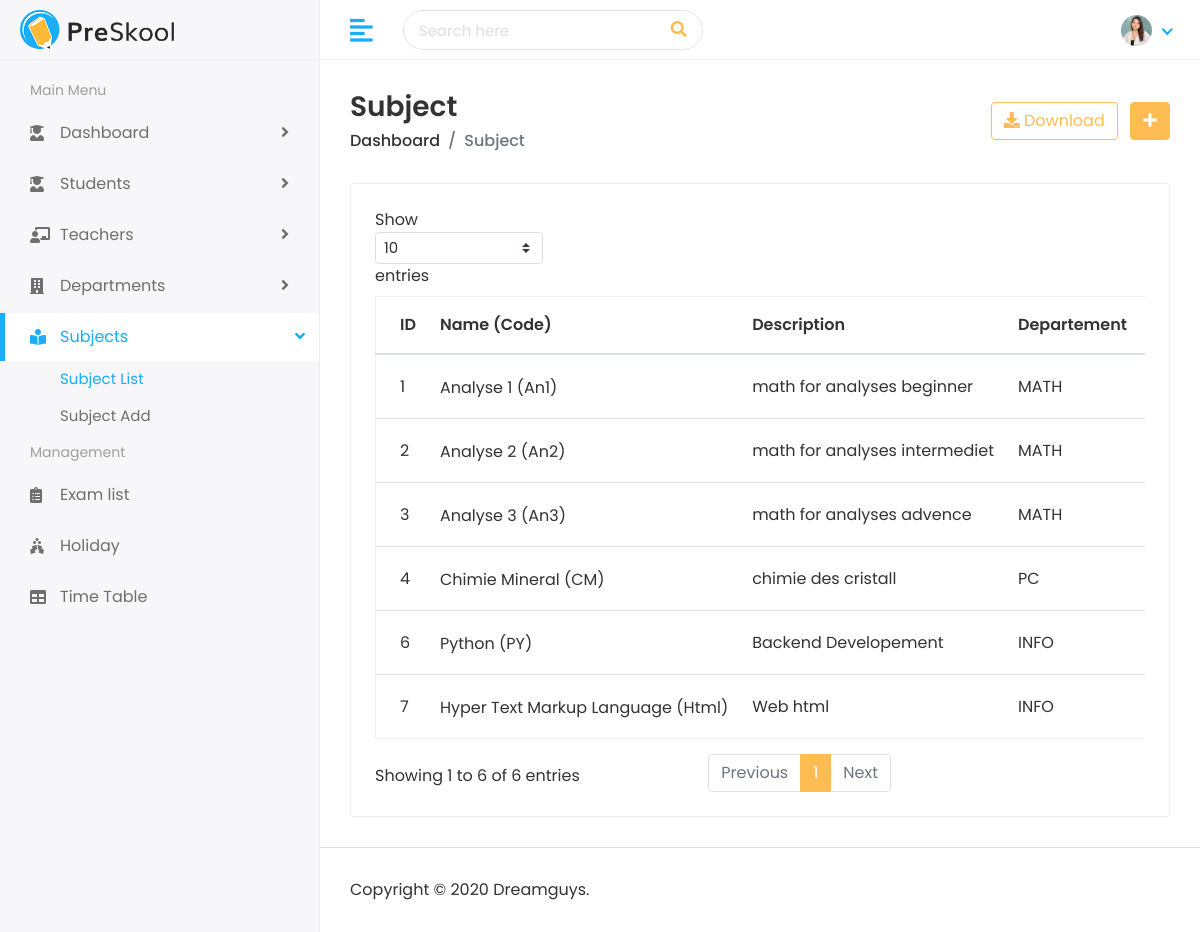
The page /subject/subjects/ (signed in) on the database its author committed.
### subject/models.py (models this page shows, shortened)
class Subject(models.Model):
    name = models.CharField(max_length=150)
    code = models.CharField(max_length=10, unique=True)
    description = models.TextField(blank=True, null=True)
    departement = models.ForeignKey(
        Departement,
        on_delete=models.CASCADE,
        related_name='subjects',
    )

### departement/models.py (models this page shows, shortened)
class Departement(models.Model):
    name = models.CharField(max_length=150, unique=True)
    code = models.CharField(max_length=10, unique=True)
    description = models.TextField(blank=True, null=True)
    created_at = models.DateField(auto_now_add=True)

### subject/views.py (the view)
# urls.py: path('subjects/', views.subject_list, name="subject_list"),
@login_required
def subject_list(request):
    subjects_list = Subject.objects.all()
    context = {'subjects_list' : subjects_list}
    return render(request, 'subject/subjects.html', context)

### templates/subject/subjects.html (shortened to what this page needs)
{% extends 'Home/base.html' %}
{% load static %}
{% block body %}
         <div class="page-wrapper">
            <div class="content container-fluid">
               <div class="page-header">
                  <div class="row align-items-center">
                     <div class="col">
                        <h3 class="page-title">Subject</h3>
                        <ul class="breadcrumb">
                           <li class="breadcrumb-item"><a href="{% url 'dashboard' %}">Dashboard</a></li>
                           <li class="breadcrumb-item active">Subject</li>
                        </ul>
                     </div>
                     <div class="col-auto text-right float-right ml-auto">
                        <a href="#" class="btn btn-outline-primary mr-2"><i class="fas fa-download"></i> Download</a>
                        {% if request.user.is_admin %}
                        <a href="{% url 'add_subject' %}" class="btn btn-primary"><i class="fas fa-plus"></i></a>
                        {% endif %}
                     </div>
                  </div>
               </div>
               <div class="row">
                  <div class="col-sm-12">
                     <div class="card card-table">
                        <div class="card-body">
                           <div class="table-responsive">
                              <table class="table table-hover table-center mb-0 datatable">
                                 <thead>
                                    <tr>
                                       <th>ID</th>
                                       <th>Name (Code)</th>
                                       <th>Description</th>
                                       <th>Departement</th>
                                       {% if request.user.is_admin %}
                                       <th class="text-right">Action</th>
                                       {% endif %}
                                    </tr>
                                 </thead>
                                 <tbody>
                                    {% for subject in subjects_list %}
                                    {% if subject.departement.name == request.user.teacher.departement.name or subject.departement.name == request.user.student.departement.name or request.user.is_admin %}
                                    <tr>
                                       <td>{{ subject.id }}</td>
                                       <td>
                                          <h2 class="table-avatar">
                                           {{ subject.name }} ({{ subject.code}})
                                          </h2>
                                       </td>
                                       <td>{{ subject.description }}</td>
                                       <td>{{ subject.departement.code }}</td>
                                       <td class="text-right">
                                       </td>
                                    </tr>
                                    {% endif %}
                                    {% endfor %}
                                 </tbody>
                              </table>
                           </div>
                        </div>
                     </div>
                  </div>
               </div>
            </div>
            <footer>
               <p>Copyright © 2020 Dreamguys.</p>
            </footer>
         </div>
      </div>
   </body>
</html>
{% endblock %}

### static/assets/css/style.css (style rules this page uses)
html { height: 100%; }
body { background-color: #fff; color: #333; font-family: 'Poppins', sans-serif; font-size: 1rem; height: 100%; line-height: 1.5; overflow-x: hidden; }
h1, h2, h3, h4, h5, h6 { font-family: 'Poppins', sans-serif; margin-top: 0; }
a { color: #009ce7; }
input, button, a { transition: all 0.4s ease; -moz-transition: all 0.4s ease; -o-transition: all 0.4s ease; -ms-transition: all 0.4s ease; -webkit-transition: all 0.4s ease; }
ul, ol { padding: 0px; list-style: none; }
.table { color: #333; max-width: 100%; margin-bottom: 0; width: 100%; }
.table.dataTable { border-collapse: collapse !important; border: 1px solid rgba(0, 0, 0, 0.05); }
table.table td h2 { display: inline-block; font-size: inherit; font-weight: 400; margin: 0; padding: 0; vertical-align: middle; }
table.table td h2.table-avatar { align-items: center; display: inline-flex; font-size: inherit; font-weight: 400; margin: 0; padding: 0; vertical-align: middle; white-space: nowrap; }
.table thead tr th { font-weight: 600; }
.table tbody tr { border-bottom: 1px solid rgba(0, 0, 0, 0.05); }
.table.table-center td, .table.table-center th { vertical-align: middle; }
.card-table .card-body .table > thead > tr > th { border-top: 0; }
.card-table .card-body .table tr td:first-child, .card-table .card-body .table tr th:first-child { padding-left: 1.5rem; }
.card-table .card-body .table tr td:last-child, .card-table .card-body .table tr th:last-child { padding-right: 1.5rem; }
.card-table .table td, .card-table .table th { border-top: 1px solid #e2e5e8; padding: 1rem 0.75rem; white-space: nowrap; }
.btn-primary { background-color: #FFBC53; border: 1px solid #FFBC53; }
.btn-outline-primary { color: #FFBC53; border-color: #FFBC53; }
.card { border: 1px solid #ececf5; box-shadow: 0 1px 3px 0 rgba(0, 0, 0, 0.03); margin-bottom: 1.875rem; }
.card-body { padding: 1.5rem; }
footer { padding: 1.875rem 1.875rem; border-top: 1px solid #ddd; }
footer p { margin: 0px; }
.page-wrapper { margin-left: 320px; padding-top: 60px; position: relative; transition: all 0.4s ease; }
.page-wrapper > .content { padding: 1.875rem 1.875rem 0; }
.page-header { margin-bottom: 1.875rem; }
.page-header .breadcrumb { background-color: transparent; color: #6c757d; font-size: 1rem; font-weight: 500; margin-bottom: 0; padding: 0; }
.page-header .breadcrumb a { color: #333; }
.page-title { font-size: 28px; font-weight: 600; color: #333; margin-bottom: 5px; }

### rows shown on the page
Subject: id "1", name "Analyse 1", code "An1", description "math for analyses beginner", departement.code "MATH"
Subject: id "2", name "Analyse 2", code "An2", description "math for analyses intermediet", departement.code "MATH"
Subject: id "3", name "Analyse 3", code "An3", description "math for analyses advence", departement.code "MATH"
Subject: id "4", name "Chimie Mineral", code "CM", description "chimie des cristall", departement.code "PC"
Subject: id "6", name "Python", code "PY", description "Backend Developement", departement.code "INFO"
Subject: id "7", name "Hyper Text Markup Language", code "Html", description "Web html", departement.code "INFO"
